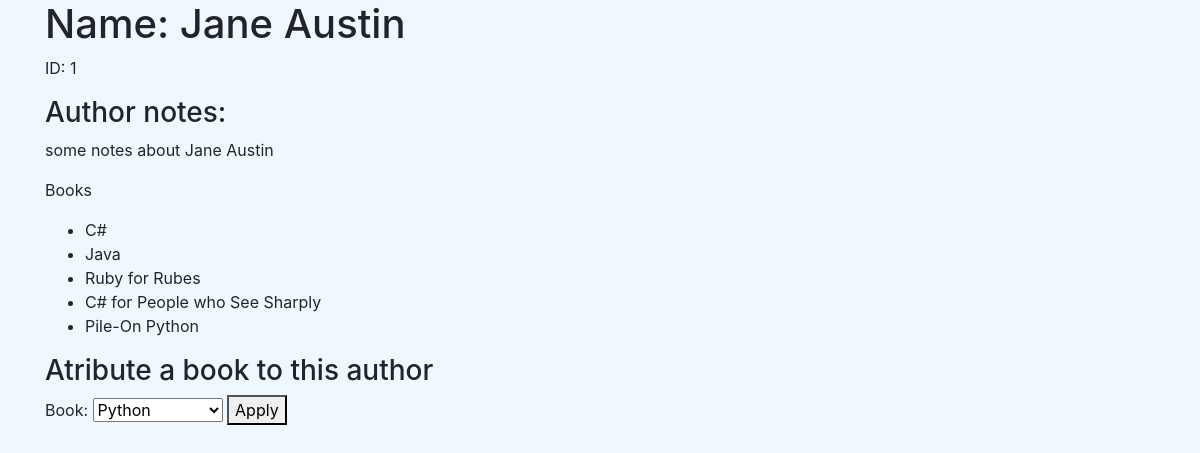
Screenshot of /authors/1 with the database file from the repository.
### main_app/models.py (models this page shows)
class Author(models.Model):
    name = models.CharField(max_length=100)
    created_on = models.DateTimeField(auto_now_add=True)
    updated_on = models.DateTimeField(auto_now=True)
    notes = models.TextField(blank=True)
    books = models.ManyToManyField(Book, related_name="authors")

class Book(models.Model):
    title = models.CharField(max_length=255)
    desc = models.TextField(blank=True)
    created_on = models.DateTimeField(auto_now_add=True)
    updated_on = models.DateTimeField(auto_now=True)

### main_app/views.py (the view)
# urls.py: path('authors/<int:author_id>', views.author_view),
def author_view(request, author_id):
    list = []
    for book in Author.objects.get(id=author_id).books.all():
        list.append(book.id)
    print(list)
    context = {
        'author_info': Author.objects.get(id=author_id),
        'author_books': Author.objects.get(id=author_id).books.all(),
        'avail_books': Book.objects.exclude(id__in=list)
    }
    return render(request, 'authorview.html', context)

### main_app/templates/authorview.html (shortened to what this page needs)
<!DOCTYPE html>
<html lang="en">
<head>
    <link rel="stylesheet" href="https://stackpath.bootstrapcdn.com/bootstrap/4.5.2/css/bootstrap.min.css">
    {% load static %}
    <link rel="stylesheet" href="{% static 'style.css' %}">
</head>
<body>
    <div class="container">
        <div>
            <h1>Name: {{ author_info.name }}</h1>
            <p>ID: {{ author_info.id }}</p>
            <h3>Author notes:</h3>
            <p>{{ author_info.notes }}</p>
            <p>Books</p>
            <ul>
                {% for book in author_books %}
                    <li>{{ book.title }}</li>
                {% endfor %}
            </ul>
        </div>
        <div>
            <h3>Atribute a book to this author</h3>
            <form action="/apply_book" method="POST">
                <label for="booklist">Book:</label>
                <select name="new_book" id="booklist">
                    {% for book in avail_books %}
                        <option value="{{book.id}}">{{book.title}}</option>
                    {% endfor %}
                </select>
                <button>Apply</button>
            </form>
        </div>
    </div>
</body>
</html>

### main_app/static/style.css (style rules this page uses)
body { background-color: aliceblue; }

### rows the page displays
Author: name "Jane Austin", id "1", notes "some notes about Jane Austin"
Book: title "C#"
Book: title "Java"
Book: title "Ruby for Rubes"
Book: title "C# for People who See Sharply"
Book: title "Pile-On Python"

### other values shown
form field new_book "Python"
